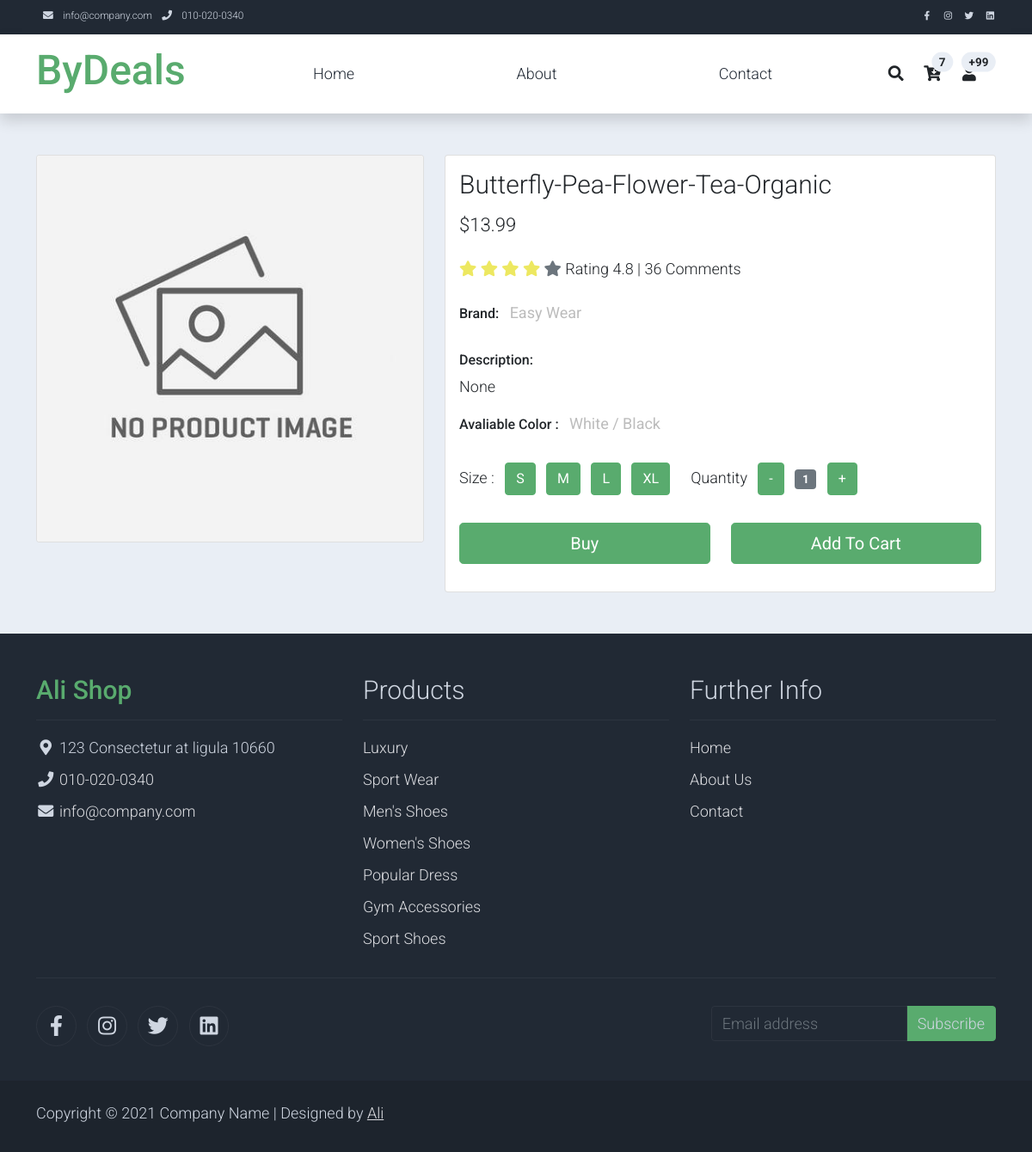
The page /detail/18/ on the database its author committed.
### product/models.py (models this page shows, shortened)
class Product(models.Model):
    uniq_code = models.CharField(max_length=40, null=True, blank=True,unique=True)
    asin = models.CharField(max_length=20, null=True, blank=True)
    domain = models.CharField(max_length=10, null=True, blank=True)
    name = models.CharField(max_length=100, null=True, blank=True)
    title = models.CharField(max_length=150, null=True, blank=True)
    description = models.TextField(null=True, blank=True)
    brand = models.CharField(max_length=50, null=True, blank=True)
    category = models.ForeignKey(Category, on_delete=models.SET_NULL, null=True, blank=True)
    str_category = models.CharField(max_length=60, null=True, blank=True)
    str_categories = models.CharField(max_length=250, null=True, blank=True)
    image = models.ImageField(default="not_found.jpg", upload_to="photos", null=True, blank=True)
    image_url = models.URLField(null=True, blank=True)
    images = models.TextField(null=True, blank=True)
    url = models.URLField(max_length=500, null=True, blank=True)
    rate = models.DecimalField(max_digits=5, decimal_places=2, default=0)
    rating = models.CharField(max_length=80, null=True, blank=True)
    review_count = models.IntegerField(default=0)
    product_status = models.DecimalField(max_digits=5, decimal_places=2, default=0)
    p_score = models.DecimalField(max_digits=7, decimal_places=2, default=0)
    price = models.DecimalField(max_digits=10, decimal_places=2, null=True, blank=True)
    old_price = models.DecimalField(max_digits=10, decimal_places=2, null=True, blank=True)
    prices_alternate = models.CharField(max_length=200, null=True, blank=True)
    price_alternate_mean = models.DecimalField(max_digits=10, decimal_places=2, null=True, blank=True)
    price_alternate_med = models.DecimalField(max_digits=10, decimal_places=2, null=True, blank=True)
    min_30_days = models.BooleanField(null=True, blank=True)
    price_status = models.DecimalField(max_digits=5, decimal_places=2, default=0)
    discount_percent = models.DecimalField(max_digits=6, decimal_places=2,default=0)
    discount_start_date = models.DateTimeField(null=True, blank=True)
    discount_end_date = models.DateTimeField(null=True, blank=True)
    promo_code = models.CharField(max_length=30, null=True, blank=True)
    off_percent = models.DecimalField(max_digits=6, decimal_places=2,default=0)
    coupon_off_percent = models.DecimalField(max_digits=6, decimal_places=2,default=0)
    store_link = models.URLField(null=True, blank=True)
    store_tag = models.CharField(max_length=30, null=True, blank=True)
    store_name = models.CharField(max_length=30, null=True, blank=True)
    s_score = models.DecimalField(max_digits=7, decimal_places=2,default=0)
    channel = models.CharField(max_length=30, null=True, blank=True)
    agent_tag = models.CharField(max_length=30, null=True, blank=True)
    agent_username = models.CharField(max_length=30, null=True, blank=True)

### product/views.py (the view)
# urls.py: path('detail/<int:id>/', views.detail),
def detail(request, id):
    product = Product.objects.get(id=id)
    context = {
        'product': product,
    }
    return render(request, 'detail.html', context)

### templates/detail.html (shortened to what this page needs)
{% extends 'base.html' %}
{% load static %}
{% block content %}
    <section class="bg-light">
        <div class="container pb-5">
            <div class="row">
                <div class="col-lg-5 mt-5">
                    <div class="card mb-3">
                        {% if product.image %}
                            <img src="{{ product.image.url }}" class="card-img img-fluid" alt="{{ product.name }}"
                                 id="product-detail"/>
                        {% else %}
                            <img src="{% static "assets/img/noproduct.jpg" %}" class="card-img img-fluid"
                                 alt="{{ product.name }}" id="product-detail"/>
                        {% endif %}
                    </div>
                </div>
                <div class="col-lg-7 mt-5">
                    <div class="card">
                        <div class="card-body">
                            <h1 class="h2">{{ product.name }}</h1>
                            <p class="h3 py-2">${{ product.price }}</p>
                            <p class="py-2">
                                <i class="fa fa-star text-warning"></i>
                                <i class="fa fa-star text-warning"></i>
                                <i class="fa fa-star text-warning"></i>
                                <i class="fa fa-star text-warning"></i>
                                <i class="fa fa-star text-secondary"></i>
                                <span class="list-inline-item text-dark">Rating 4.8 | 36 Comments</span>
                            </p>
                            <ul class="list-inline">
                                <li class="list-inline-item">
                                    <h6>Brand:</h6>
                                </li>
                                <li class="list-inline-item">
                                    <p class="text-muted"><strong>Easy Wear</strong></p>
                                </li>
                            </ul>
                            <h6>Description:</h6>
                            <p>
                                {{ product.description }}
                            </p>
                            <ul class="list-inline">
                                <li class="list-inline-item">
                                    <h6>Avaliable Color :</h6>
                                </li>
                                <li class="list-inline-item">
                                    <p class="text-muted"><strong>White / Black</strong></p>
                                </li>
                            </ul>
                            <div class="row">
                                <div class="col-auto">
                                    <ul class="list-inline pb-3">
                                        <li class="list-inline-item">Size :
                                        </li>
                                        <li class="list-inline-item"><span class="btn btn-success btn-size">S</span>
                                        </li>
                                        <li class="list-inline-item"><span class="btn btn-success btn-size">M</span>
                                        </li>
                                        <li class="list-inline-item"><span class="btn btn-success btn-size">L</span>
                                        </li>
                                        <li class="list-inline-item"><span class="btn btn-success btn-size">XL</span>
                                        </li>
                                    </ul>
                                </div>
                                <div class="col-auto">
                                    <ul class="list-inline pb-3">
                                        <li class="list-inline-item text-right">
                                            Quantity
                                        </li>
                                        <li class="list-inline-item"><span class="btn btn-success"
                                                                           id="btn-minus">-</span></li>
                                        <li class="list-inline-item"><span class="badge bg-secondary"
                                                                           id="var-value">1</span></li>
                                        <li class="list-inline-item"><span class="btn btn-success"
                                                                           id="btn-plus">+</span></li>
                                    </ul>
                                </div>
                            </div>
                            <div class="row pb-3">
                                <div class="col d-grid">
                                    <button type="submit" class="btn btn-success btn-lg" name="submit" value="buy">Buy
                                    </button>
                                </div>
                                <div class="col d-grid">
                                    <button type="submit" class="btn btn-success btn-lg" name="submit"
                                            value="addtocard">Add To Cart
                                    </button>
                                </div>
                            </div>
                        </div>
                    </div>
                </div>
            </div>
        </div>
    </section>
{% endblock %}

### static/assets/css/templatemo.css (style rules this page uses)
body, ul, li, p, a, label, input, div { font-family: 'Roboto', sans-serif; font-size: 18px !important; font-weight: 300 !important; }
.h2 { font-family: 'Roboto', sans-serif; font-size: 30px !important; font-weight: 300; }
.h3 { font-family: 'Roboto', sans-serif; font-size: 22px !important; }
.text-warning { color: #ede861 !important; }
.text-muted { color: #bcbcbc !important; }
.bg-light { background-color: #e9eef5 !important; }
.btn-success { background-color: #59ab6e !important; border-color: #56ae6c !important; }

### rows shown on the page
Product: name "Butterfly-Pea-Flower-Tea-Organic", price "13.99", description "None"
